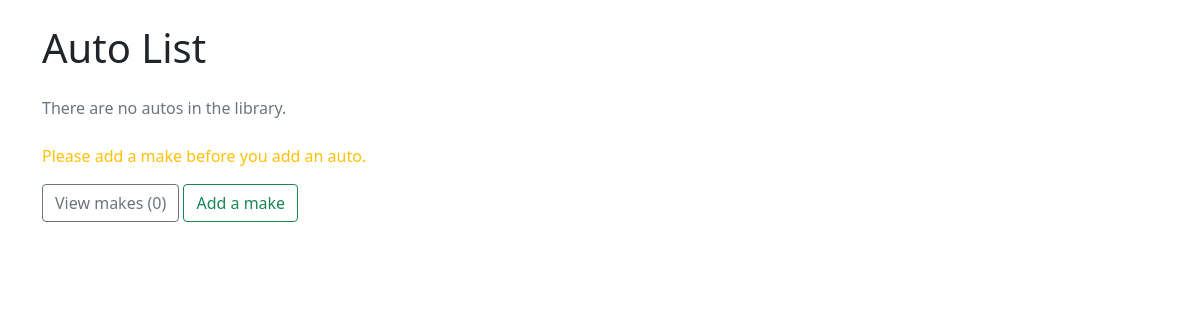
Page /autos/ (signed in) on the earlier database version.
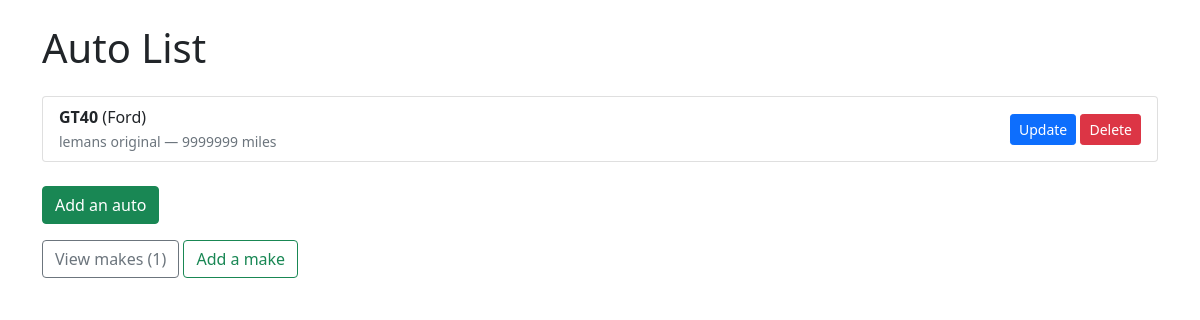
Same page on the later database version.
### autos/models.py (models this page shows, shortened)
class Auto(models.Model):
    nickname = models.CharField(
            max_length=200,
            validators=[MinLengthValidator(2, "Nickname must be greater than 1 character")]
    )
    mileage = models.PositiveIntegerField()
    comments = models.CharField(max_length=300)
    make = models.ForeignKey('Make', on_delete=models.CASCADE, null=False)

class Make(models.Model):
    name = models.CharField(
            max_length=200,
            help_text='Enter a make (e.g. Dodge)',
            validators=[MinLengthValidator(2, "Make must be greater than 1 character")]
    )
    def __str__(self):
        return self.name

### autos/views.py (the view)
# urls.py: path('', views.MainView.as_view(), name='all'),
class MainView(LoginRequiredMixin, View):
    def get(self, request):
        mc = Make.objects.count()
        al = Auto.objects.all()
        ctx = {'make_count': mc, 'auto_list': al}
        return render(request, 'autos/auto_list.html', ctx)

### autos/templates/autos/auto_list.html (shortened to what this page needs)
{% extends "base_bootstrap.html" %}
{% block content %}
  <h1 class="my-4">Auto List</h1>
  {% if auto_list %}
    <ul class="list-group">
      {% for auto in auto_list %}
        <li class="list-group-item d-flex justify-content-between align-items-center">
          <div>
            <strong>{{ auto.nickname }}</strong> ({{ auto.make }})<br/>
            <small class="text-muted">{{ auto.comments }} — {{ auto.mileage }} miles</small>
          </div>
          <div class="ms-3">
            <a class="btn btn-sm btn-primary" href="{% url 'autos:auto_update' auto.id %}">Update</a>
            <a class="btn btn-sm btn-danger" href="{% url 'autos:auto_delete' auto.id %}">Delete</a>
          </div>
        </li>
      {% endfor %}
    </ul>
  {% else %}
    <p class="text-muted">There are no autos in the library.</p>
  {% endif %}
  <div class="mt-4">
    {% if make_count > 0 %}
      <a href="{% url 'autos:auto_create' %}" class="btn btn-success">Add an auto</a>
    {% else %}
      <p class="text-warning mb-0">Please add a make before you add an auto.</p>
    {% endif %}
  </div>
  <div class="mt-3">
    <a href="{% url 'autos:make_list' %}" class="btn btn-outline-secondary">View makes ({{ make_count }})</a>
    <a href="{% url 'autos:make_create' %}" class="btn btn-outline-success">Add a make</a>
  </div>
{% endblock %}

Differences in the rows shown:
added Auto: nickname "GT40", make "Ford", comments "lemans original", mileage "9999999"
Other differences:
{{ make_count }}: "0" → "1"
text no longer shown: "There are no autos in the library. Please add a make before you add an auto."
text now shown: "Add an auto"
